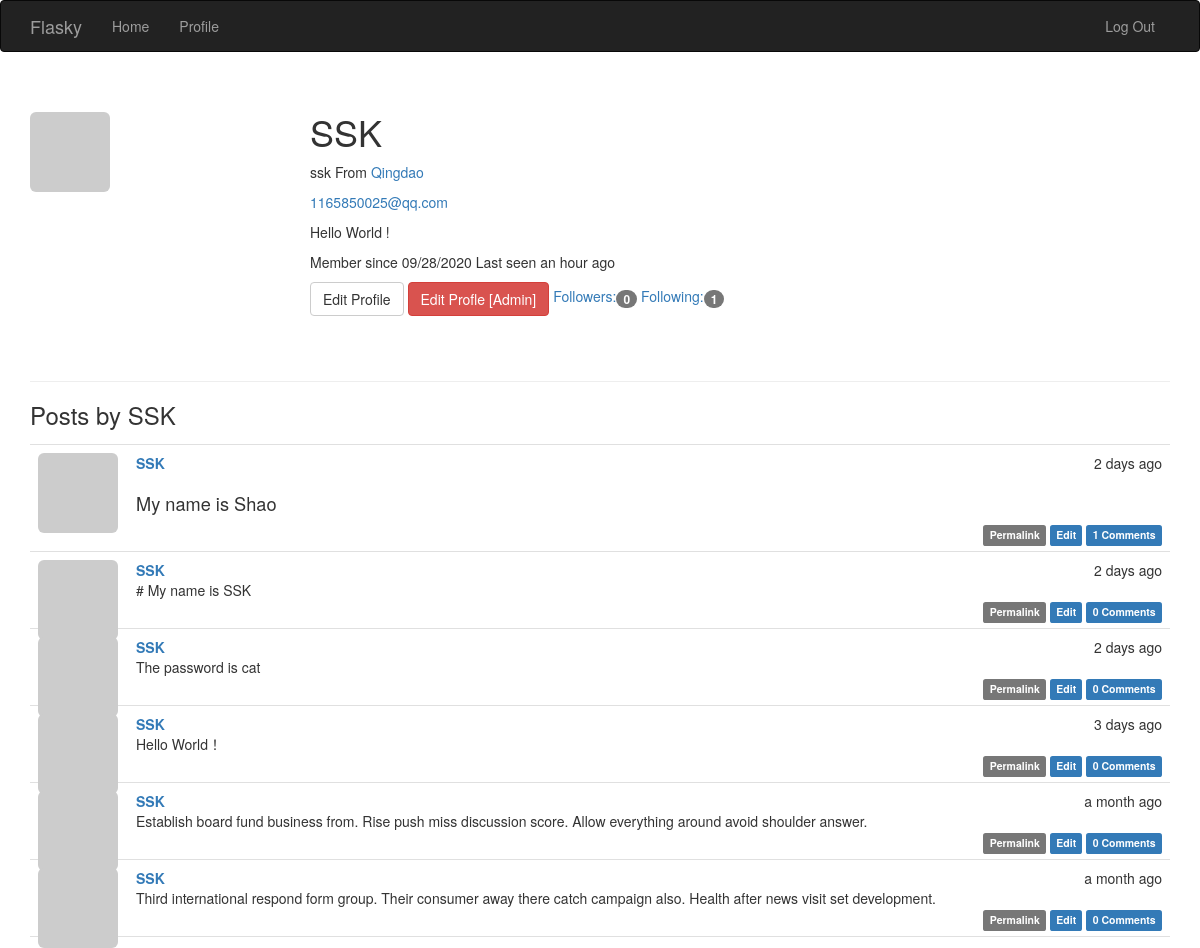
/user/SSK (signed in), run on the app's committed database.
### app/models.py (models this page shows, shortened)
class User(UserMixin,db.Model):
    __tablename__='users'
    id = db.Column(db.Integer,primary_key=True)
    email = db.Column(db.String(64),unique=True,index=True)
    role_id = db.Column(db.Integer,db.ForeignKey('roles.id'))
    username = db.Column(db.String(64), unique=True, index=True)
    password_hash=db.Column(db.String(128))
    confirmed = db.Column(db.Boolean,default=False)
    name = db.Column(db.String(64))
    location = db.Column(db.String(64))
    about_me = db.Column(db.Text())
    member_since = db.Column(db.DateTime(),default=datetime.utcnow)
    last_seen = db.Column(db.DateTime(),default=datetime.utcnow)
    avatar_hash = db.Column(db.String(32))
    posts = db.relationship('Post',backref='author',lazy='dynamic')
    followed = db.relationship('Follow',
                               foreign_keys=[Follow.follower_id],
                               backref=db.backref('follower', lazy='joined'),
                               lazy='dynamic',
                               cascade='all, delete-orphan')
    followers = db.relationship('Follow',
                                foreign_keys=[Follow.followed_id],
                                backref=db.backref('followed', lazy='joined'),
                                lazy='dynamic',
                                cascade='all, delete-orphan')
    comments = db.relationship('Comment',backref='author',lazy='dynamic')
    def can(self,perm):
        return self.role is not None and self.role.has_permission(perm)
    def is_administrator(self):
        return self.can(Permission.ADMIN)
    def ping(self):
        self.last_seen = datetime.utcnow()
        db.session.add(self)
        db.session.commit()
    def gravatar_hash(self):
        return hashlib.md5(self.email.lower().encode('utf-8')).hexdigest()
    def gravatar(self,size=100,default='identicon',ratting='g'):
        if request.is_secure:
            url = 'https://secure.gravatar.com/avatar'
        else:
            url = 'http://www.gravatar.com/avatar'
        hash = self.gravatar_hash() or self.avatar_hash
        return '{url}/{hash}?s={size}&d={default}&r={ratting}'.format(url=url,hash=hash,size=size,default=default,ratting=ratting)
    @property
    def password(self):
        raise AttributeError('password is not a readable attribute')

class Post(db.Model):
    __tablename__='posts'
    id = db.Column(db.Integer,primary_key=True)
    body = db.Column(db.Text)
    timestamp = db.Column(db.DateTime,index=True,default=datetime.utcnow)
    author_id = db.Column(db.Integer,db.ForeignKey('users.id'))
    body_html = db.Column(db.Text)
    comments = db.relationship('Comment',backref='post',lazy='dynamic')

### app/main/views.py (the view)
@main.route('/user/<username>')
def user(username):
    user = User.query.filter_by(username=username).first_or_404()
    posts = user.posts.order_by(Post.timestamp.desc()).all()
    return render_template('user.html',user=user,posts=posts)

### app/auth/views.py (called while the page is built)
@auth.before_app_request
def before_request():
    if current_user.is_authenticated:
        current_user.ping()
        if not current_user.confirmed \
                and request.blueprint != 'auth' \
                and request.endpoint != 'static':
            return redirect(url_for('auth.unconfirmed'))

### app/main/__init__.py (called while the page is built)
@main.app_context_processor
def inject_permissions():
    return dict(Permission=Permission)

### app/models.py (called while the page is built)
@login_manager.user_loader
def load_user(user_id):
    return User.query.get(int(user_id))

    def has_permission(self,perm):
        return self.permissions & perm ==perm

### app/templates/user.html (shortened to what this page needs)
{% extends "base.html" %}
{% block styles %}
{{ super() }}
<link rel="stylesheet" href="{{ url_for('static', filename='styles.css') }}">
{% endblock %}
{% block page_content %}
<div class="page-header">
    <img class="img-rounded profile-thumbnail" src="{{ user.gravatar(size=256) }}">
    <div class="profile-header">
        <h1>{{ user.username }}</h1>
        {% if user.name or user.location %}
        <p>
            {% if user.name %}{{ user.name }}{% endif %}
            {% if user.location %}
                From <a href="http://maps.google.com/?q={{ user.location }}">
                    {{ user.location }}
                </a>
            {% endif %}
        </p>
        {% endif %}
        {% if current_user.is_administrator() %}
        <p><a href="mailto:{{ user.email }}">{{ user.email }}</a> </p>
        {% endif %}
        {% if user.about_me %}<p>{{ user.about_me }}</p>{% endif %}
        <p>
            Member since {{ moment(user.member_since).format('L') }}
            Last seen {{ moment(user.last_seen).fromNow() }}
        </p>
        {% if user==current_user %}
        <a class="btn btn-default" href="{{ url_for('main.edit_profile') }}">
            Edit Profile
        </a>
        {% endif %}
        {% if current_user.is_administrator() %}
        <a class="btn btn-danger"
                href="{{ url_for('.edit_profile_admin',id=user.id) }}">
            Edit Profle [Admin]
        </a>
        {% endif %}
        <a href="{{ url_for('.followers',username=user.username) }}">
            Followers:<span class="badge">{{ user.followers.count() }}</span>
        </a>
        <a href="{{ url_for('.followed_by',username=user.username) }}">
            Following:<span class="badge">{{ user.followed.count() }}</span>
        </a>
    </div>
</div>
<h3>Posts by {{ user.username }}</h3>
{% include '_posts.html' %}
{% endblock %}

### app/templates/_posts.html
<ul class="posts">
    {% for post in posts %}
    <li class="post">
        <div class="profile-thumbnail">
            <a href="{{ url_for('.user',username=post.author.username) }}">
                <img class="img-rounded profile-thumbnail" src="{{ post.author.gravatar(size=40) }}">
            </a>
        </div>
        <div class="post-content">
            <div class="post-date">{{ moment(post.timestamp).fromNow() }}</div>
            <div class="post-author">
                <a href="{{ url_for('.user',username=post.author.username) }}">
                    {{ post.author.username }}
                </a>
            </div>
            <div class="post-body">
                {% if post.body_html %}
                    {{ post.body_html|safe }}
                {% else %}
                    {{ post.body }}
                {% endif %}
            </div>
            <div class="post-footer">
                <a href="{{ url_for('.post', id=post.id) }}">
                    <span class="label label-default">Permalink</span>
                </a>
                {% if current_user == post.author %}
                <a href="{{ url_for('.edit',id=post.id) }}">
                    <span class="label label-primary">Edit</span>
                </a>
                {% elif current_user.is_administrator() %}
                <a href="{{ url_for('.edit',id=post.id) }}">
                    <span class="label label-danger">Edit [Admin]</span>
                </a>
                {% endif %}
                <a href="{{ url_for('.post', id=post.id) }}#comments">
                    <span class="label label-primary">{{ post.comments.count() }} Comments</span>
                </a>
            </div>
        </div>
    </li>
    {% endfor %}
</ul>

### app/static/styles.css (style rules this page uses)
.profile-thumbnail { position: absolute; }
.profile-header { min-height: 260px; margin-left: 280px; }
ul.posts { list-style-type: none; padding: 0px; margin: 16px 0px 0px 0px; border-top: 1px solid #e0e0e0; }
ul.posts li.post { padding: 8px; border-bottom: 1px solid #e0e0e0; }
div.post-date { float: right; }
div.post-author { font-weight: bold; margin-left: 50px; }
div.post-body { margin-left: 50px; }
div.post-content { margin-left: 48px; min-height: 48px; }
div.post-footer { text-align: right; }
.post-body h2 { font-size: 130%; }

### data on the page
User: username "SSK", name "ssk", location "Qingdao", email "1165850025@qq.com", about_me "Hello World !", member_since "09/28/2020", last_seen "an hour ago"
Post: timestamp "2 days ago", author.username "SSK", body_html "My name is Shao", comments.count "1"
Post: timestamp "2 days ago", author.username "SSK", body "# My name is SSK", comments.count "0"
Post: timestamp "2 days ago", author.username "SSK", body "The password is cat", comments.count "0"
Post: timestamp "3 days ago", author.username "SSK", body "Hello World！", comments.count "0"
Post: timestamp "a month ago", author.username "SSK", body "Establish board fund business from. Rise push miss discussion score. Allow everything around avoid shoulder answer.", comments.count "0"
Post: timestamp "a month ago", author.username "SSK", body "Third international respond form group. Their consumer away there catch campaign also. Health after news visit set development.", comments.count "0"

### other printed values
{{ user.followers.count() }} "0"
{{ user.followed.count() }} "1"
